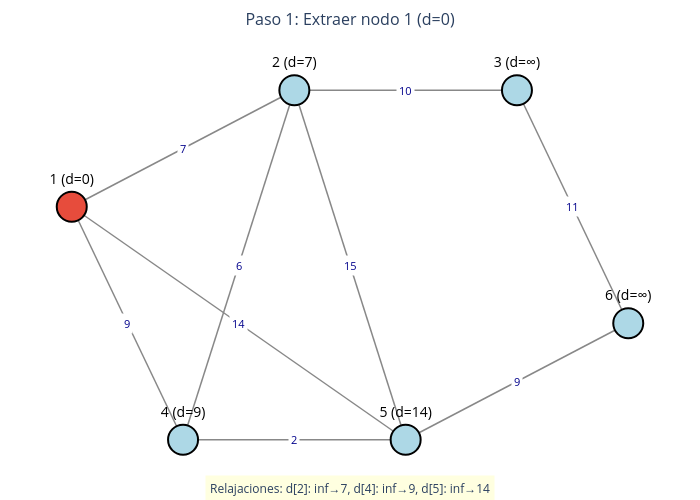
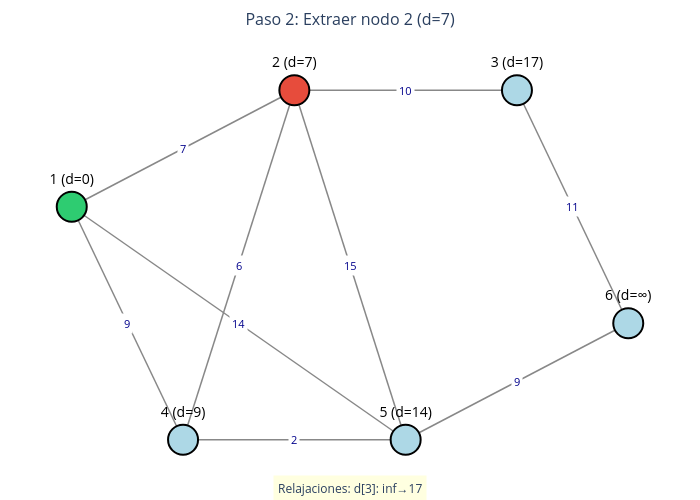
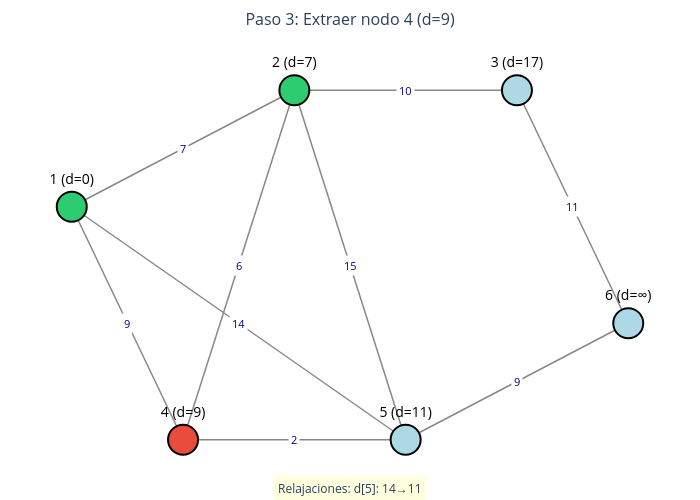
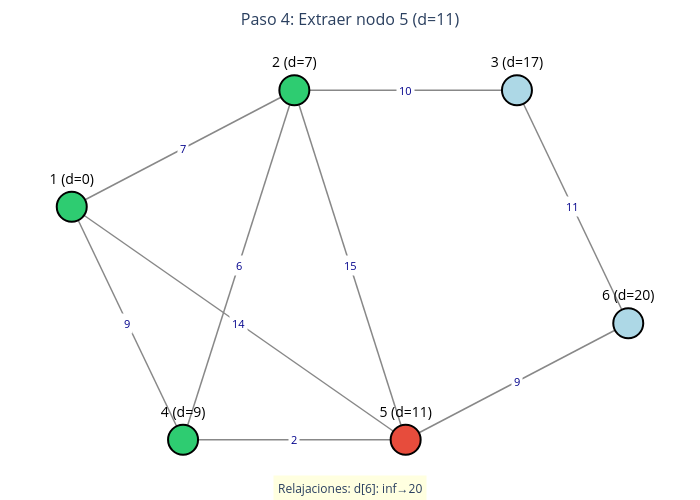

Notebook cell for these charts, in order:
### Markdown cell above
## Visualización paso a paso de Dijkstra

### Code cell
for i, step in enumerate(steps):
    visited = step['visited']
    current = step['node']
    dists = step['distances_after']

    highlight = {}
    for n in G_spp.nodes():
        if n == current:
            highlight[n] = '#e74c3c'
        elif n in visited:
            highlight[n] = '#2ecc71'
        else:
            highlight[n] = 'lightblue'

    labels = {}
    for n in G_spp.nodes():
        d = dists.get(n, float('inf'))
        d_str = str(d) if d != float('inf') else '∞'
        labels[n] = f'{n} (d={d_str})'

    fig_step = plot_graph(
        G_spp, pos_spp,
        title=f'Paso {i+1}: Extraer nodo {current} (d={step["dist"]})',
        highlight_nodes=highlight, node_labels=labels
    )

    relaxations = step['relaxations']
    relax_text = ', '.join(
        [f'd[{v}]: {old}→{new}' for v, old, new in relaxations]
    ) if relaxations else 'Sin relajaciones'

    fig_step.add_annotation(
        x=0.5, y=-0.05, xref='paper', yref='paper',
        text=f'Relajaciones: {relax_text}',
        showarrow=False, font=dict(size=12),
        bgcolor='lightyellow', borderpad=4
    )
    fig_step.show()

### Figure 1 — Plotly figure (JSON) as saved in the notebook; plotly's stock layout.template omitted (floating-point values rounded to 4 significant figures)
{"data": [{"hoverinfo": "none", "line": {"color": "#888", "width": 1.5}, "mode": "lines", "showlegend": false, "type": "scatter", "x": [0, 1, null], "y": [1, 1.5, null]}, {"hoverinfo": "none", "line": {"color": "#888", "width": 1.5}, "mode": "lines", "showlegend": false, "type": "scatter", "x": [0, 0.5, null], "y": [1, 0, null]}, {"hoverinfo": "none", "line": {"color": "#888", "width": 1.5}, "mode": "lines", "showlegend": false, "type": "scatter", "x": [0, 1.5, null], "y": [1, 0, null]}, {"hoverinfo": "none", "line": {"color": "#888", "width": 1.5}, "mode": "lines", "showlegend": false, "type": "scatter", "x": [1, 2, null], "y": [1.5, 1.5, null]}, {"hoverinfo": "none", "line": {"color": "#888", "width": 1.5}, "mode": "lines", "showlegend": false, "type": "scatter", "x": [1, 1.5, null], "y": [1.5, 0, null]}, {"hoverinfo": "none", "line": {"color": "#888", "width": 1.5}, "mode": "lines", "showlegend": false, "type": "scatter", "x": [0.5, 1, null], "y": [0, 1.5, null]}, {"hoverinfo": "none", "line": {"color": "#888", "width": 1.5}, "mode": "lines", "showlegend": false, "type": "scatter", "x": [0.5, 1.5, null], "y": [0, 0, null]}, {"hoverinfo": "none", "line": {"color": "#888", "width": 1.5}, "mode": "lines", "showlegend": false, "type": "scatter", "x": [1.5, 2.5, null], "y": [0, 0.5, null]}, {"hoverinfo": "none", "line": {"color": "#888", "width": 1.5}, "mode": "lines", "showlegend": false, "type": "scatter", "x": [2, 2.5, null], "y": [1.5, 0.5, null]}, {"hoverinfo": "text", "hovertext": ["Nodo 1", "Nodo 2", "Nodo 4", "Nodo 5", "Nodo 3", "Nodo 6"], "marker": {"color": ["#e74c3c", "lightblue", "lightblue", "lightblue", "lightblue", "lightblue"], "line": {"color": "black", "width": 2}, "size": 30}, "mode": "markers+text", "showlegend": false, "text": ["1 (d=0)", "2 (d=7)", "4 (d=9)", "5 (d=14)", "3 (d=∞)", "6 (d=∞)"], "textfont": {"color": "black", "size": 14}, "textposition": "top center", "type": "scatter", "x": [0, 1, 0.5, 1.5, 2, 2.5], "y": [1, 1.5, 0, 0, 1.5, 0.5]}], "layout": {"annotations": [{"bgcolor": "white", "borderpad": 2, "font": {"color": "darkblue", "size": 11}, "showarrow": false, "text": "7", "x": 0.5, "y": 1.25}, {"bgcolor": "white", "borderpad": 2, "font": {"color": "darkblue", "size": 11}, "showarrow": false, "text": "9", "x": 0.25, "y": 0.5}, {"bgcolor": "white", "borderpad": 2, "font": {"color": "darkblue", "size": 11}, "showarrow": false, "text": "14", "x": 0.75, "y": 0.5}, {"bgcolor": "white", "borderpad": 2, "font": {"color": "darkblue", "size": 11}, "showarrow": false, "text": "10", "x": 1.5, "y": 1.5}, {"bgcolor": "white", "borderpad": 2, "font": {"color": "darkblue", "size": 11}, "showarrow": false, "text": "15", "x": 1.25, "y": 0.75}, {"bgcolor": "white", "borderpad": 2, "font": {"color": "darkblue", "size": 11}, "showarrow": false, "text": "6", "x": 0.75, "y": 0.75}, {"bgcolor": "white", "borderpad": 2, "font": {"color": "darkblue", "size": 11}, "showarrow": false, "text": "2", "x": 1, "y": 0}, {"bgcolor": "white", "borderpad": 2, "font": {"color": "darkblue", "size": 11}, "showarrow": false, "text": "9", "x": 2, "y": 0.25}, {"bgcolor": "white", "borderpad": 2, "font": {"color": "darkblue", "size": 11}, "showarrow": false, "text": "11", "x": 2.25, "y": 1}, {"bgcolor": "lightyellow", "borderpad": 4, "font": {"size": 12}, "showarrow": false, "text": "Relajaciones: d[2]: inf→7, d[4]: inf→9, d[5]: inf→14", "x": 0.5, "xref": "paper", "y": -0.05, "yref": "paper"}], "height": 500, "margin": {"b": 20, "l": 20, "r": 20, "t": 50}, "plot_bgcolor": "white", "showlegend": false, "title": {"font": {"size": 16}, "text": "Paso 1: Extraer nodo 1 (d=0)", "x": 0.5}, "width": 700, "xaxis": {"showgrid": false, "showticklabels": false, "zeroline": false}, "yaxis": {"showgrid": false, "showticklabels": false, "zeroline": false}}}

### Figure 2 — Plotly figure (JSON) as saved in the notebook; plotly's stock layout.template omitted (floating-point values rounded to 4 significant figures)
{"data": [{"hoverinfo": "none", "line": {"color": "#888", "width": 1.5}, "mode": "lines", "showlegend": false, "type": "scatter", "x": [0, 1, null], "y": [1, 1.5, null]}, {"hoverinfo": "none", "line": {"color": "#888", "width": 1.5}, "mode": "lines", "showlegend": false, "type": "scatter", "x": [0, 0.5, null], "y": [1, 0, null]}, {"hoverinfo": "none", "line": {"color": "#888", "width": 1.5}, "mode": "lines", "showlegend": false, "type": "scatter", "x": [0, 1.5, null], "y": [1, 0, null]}, {"hoverinfo": "none", "line": {"color": "#888", "width": 1.5}, "mode": "lines", "showlegend": false, "type": "scatter", "x": [1, 2, null], "y": [1.5, 1.5, null]}, {"hoverinfo": "none", "line": {"color": "#888", "width": 1.5}, "mode": "lines", "showlegend": false, "type": "scatter", "x": [1, 1.5, null], "y": [1.5, 0, null]}, {"hoverinfo": "none", "line": {"color": "#888", "width": 1.5}, "mode": "lines", "showlegend": false, "type": "scatter", "x": [0.5, 1, null], "y": [0, 1.5, null]}, {"hoverinfo": "none", "line": {"color": "#888", "width": 1.5}, "mode": "lines", "showlegend": false, "type": "scatter", "x": [0.5, 1.5, null], "y": [0, 0, null]}, {"hoverinfo": "none", "line": {"color": "#888", "width": 1.5}, "mode": "lines", "showlegend": false, "type": "scatter", "x": [1.5, 2.5, null], "y": [0, 0.5, null]}, {"hoverinfo": "none", "line": {"color": "#888", "width": 1.5}, "mode": "lines", "showlegend": false, "type": "scatter", "x": [2, 2.5, null], "y": [1.5, 0.5, null]}, {"hoverinfo": "text", "hovertext": ["Nodo 1", "Nodo 2", "Nodo 4", "Nodo 5", "Nodo 3", "Nodo 6"], "marker": {"color": ["#2ecc71", "#e74c3c", "lightblue", "lightblue", "lightblue", "lightblue"], "line": {"color": "black", "width": 2}, "size": 30}, "mode": "markers+text", "showlegend": false, "text": ["1 (d=0)", "2 (d=7)", "4 (d=9)", "5 (d=14)", "3 (d=17)", "6 (d=∞)"], "textfont": {"color": "black", "size": 14}, "textposition": "top center", "type": "scatter", "x": [0, 1, 0.5, 1.5, 2, 2.5], "y": [1, 1.5, 0, 0, 1.5, 0.5]}], "layout": {"annotations": [{"bgcolor": "white", "borderpad": 2, "font": {"color": "darkblue", "size": 11}, "showarrow": false, "text": "7", "x": 0.5, "y": 1.25}, {"bgcolor": "white", "borderpad": 2, "font": {"color": "darkblue", "size": 11}, "showarrow": false, "text": "9", "x": 0.25, "y": 0.5}, {"bgcolor": "white", "borderpad": 2, "font": {"color": "darkblue", "size": 11}, "showarrow": false, "text": "14", "x": 0.75, "y": 0.5}, {"bgcolor": "white", "borderpad": 2, "font": {"color": "darkblue", "size": 11}, "showarrow": false, "text": "10", "x": 1.5, "y": 1.5}, {"bgcolor": "white", "borderpad": 2, "font": {"color": "darkblue", "size": 11}, "showarrow": false, "text": "15", "x": 1.25, "y": 0.75}, {"bgcolor": "white", "borderpad": 2, "font": {"color": "darkblue", "size": 11}, "showarrow": false, "text": "6", "x": 0.75, "y": 0.75}, {"bgcolor": "white", "borderpad": 2, "font": {"color": "darkblue", "size": 11}, "showarrow": false, "text": "2", "x": 1, "y": 0}, {"bgcolor": "white", "borderpad": 2, "font": {"color": "darkblue", "size": 11}, "showarrow": false, "text": "9", "x": 2, "y": 0.25}, {"bgcolor": "white", "borderpad": 2, "font": {"color": "darkblue", "size": 11}, "showarrow": false, "text": "11", "x": 2.25, "y": 1}, {"bgcolor": "lightyellow", "borderpad": 4, "font": {"size": 12}, "showarrow": false, "text": "Relajaciones: d[3]: inf→17", "x": 0.5, "xref": "paper", "y": -0.05, "yref": "paper"}], "height": 500, "margin": {"b": 20, "l": 20, "r": 20, "t": 50}, "plot_bgcolor": "white", "showlegend": false, "title": {"font": {"size": 16}, "text": "Paso 2: Extraer nodo 2 (d=7)", "x": 0.5}, "width": 700, "xaxis": {"showgrid": false, "showticklabels": false, "zeroline": false}, "yaxis": {"showgrid": false, "showticklabels": false, "zeroline": false}}}

### Figure 3 — Plotly figure (JSON) as saved in the notebook; plotly's stock layout.template omitted (floating-point values rounded to 4 significant figures)
{"data": [{"hoverinfo": "none", "line": {"color": "#888", "width": 1.5}, "mode": "lines", "showlegend": false, "type": "scatter", "x": [0, 1, null], "y": [1, 1.5, null]}, {"hoverinfo": "none", "line": {"color": "#888", "width": 1.5}, "mode": "lines", "showlegend": false, "type": "scatter", "x": [0, 0.5, null], "y": [1, 0, null]}, {"hoverinfo": "none", "line": {"color": "#888", "width": 1.5}, "mode": "lines", "showlegend": false, "type": "scatter", "x": [0, 1.5, null], "y": [1, 0, null]}, {"hoverinfo": "none", "line": {"color": "#888", "width": 1.5}, "mode": "lines", "showlegend": false, "type": "scatter", "x": [1, 2, null], "y": [1.5, 1.5, null]}, {"hoverinfo": "none", "line": {"color": "#888", "width": 1.5}, "mode": "lines", "showlegend": false, "type": "scatter", "x": [1, 1.5, null], "y": [1.5, 0, null]}, {"hoverinfo": "none", "line": {"color": "#888", "width": 1.5}, "mode": "lines", "showlegend": false, "type": "scatter", "x": [0.5, 1, null], "y": [0, 1.5, null]}, {"hoverinfo": "none", "line": {"color": "#888", "width": 1.5}, "mode": "lines", "showlegend": false, "type": "scatter", "x": [0.5, 1.5, null], "y": [0, 0, null]}, {"hoverinfo": "none", "line": {"color": "#888", "width": 1.5}, "mode": "lines", "showlegend": false, "type": "scatter", "x": [1.5, 2.5, null], "y": [0, 0.5, null]}, {"hoverinfo": "none", "line": {"color": "#888", "width": 1.5}, "mode": "lines", "showlegend": false, "type": "scatter", "x": [2, 2.5, null], "y": [1.5, 0.5, null]}, {"hoverinfo": "text", "hovertext": ["Nodo 1", "Nodo 2", "Nodo 4", "Nodo 5", "Nodo 3", "Nodo 6"], "marker": {"color": ["#2ecc71", "#2ecc71", "#e74c3c", "lightblue", "lightblue", "lightblue"], "line": {"color": "black", "width": 2}, "size": 30}, "mode": "markers+text", "showlegend": false, "text": ["1 (d=0)", "2 (d=7)", "4 (d=9)", "5 (d=11)", "3 (d=17)", "6 (d=∞)"], "textfont": {"color": "black", "size": 14}, "textposition": "top center", "type": "scatter", "x": [0, 1, 0.5, 1.5, 2, 2.5], "y": [1, 1.5, 0, 0, 1.5, 0.5]}], "layout": {"annotations": [{"bgcolor": "white", "borderpad": 2, "font": {"color": "darkblue", "size": 11}, "showarrow": false, "text": "7", "x": 0.5, "y": 1.25}, {"bgcolor": "white", "borderpad": 2, "font": {"color": "darkblue", "size": 11}, "showarrow": false, "text": "9", "x": 0.25, "y": 0.5}, {"bgcolor": "white", "borderpad": 2, "font": {"color": "darkblue", "size": 11}, "showarrow": false, "text": "14", "x": 0.75, "y": 0.5}, {"bgcolor": "white", "borderpad": 2, "font": {"color": "darkblue", "size": 11}, "showarrow": false, "text": "10", "x": 1.5, "y": 1.5}, {"bgcolor": "white", "borderpad": 2, "font": {"color": "darkblue", "size": 11}, "showarrow": false, "text": "15", "x": 1.25, "y": 0.75}, {"bgcolor": "white", "borderpad": 2, "font": {"color": "darkblue", "size": 11}, "showarrow": false, "text": "6", "x": 0.75, "y": 0.75}, {"bgcolor": "white", "borderpad": 2, "font": {"color": "darkblue", "size": 11}, "showarrow": false, "text": "2", "x": 1, "y": 0}, {"bgcolor": "white", "borderpad": 2, "font": {"color": "darkblue", "size": 11}, "showarrow": false, "text": "9", "x": 2, "y": 0.25}, {"bgcolor": "white", "borderpad": 2, "font": {"color": "darkblue", "size": 11}, "showarrow": false, "text": "11", "x": 2.25, "y": 1}, {"bgcolor": "lightyellow", "borderpad": 4, "font": {"size": 12}, "showarrow": false, "text": "Relajaciones: d[5]: 14→11", "x": 0.5, "xref": "paper", "y": -0.05, "yref": "paper"}], "height": 500, "margin": {"b": 20, "l": 20, "r": 20, "t": 50}, "plot_bgcolor": "white", "showlegend": false, "title": {"font": {"size": 16}, "text": "Paso 3: Extraer nodo 4 (d=9)", "x": 0.5}, "width": 700, "xaxis": {"showgrid": false, "showticklabels": false, "zeroline": false}, "yaxis": {"showgrid": false, "showticklabels": false, "zeroline": false}}}

### Figure 4 — Plotly figure (JSON) as saved in the notebook; plotly's stock layout.template omitted (floating-point values rounded to 4 significant figures)
{"data": [{"hoverinfo": "none", "line": {"color": "#888", "width": 1.5}, "mode": "lines", "showlegend": false, "type": "scatter", "x": [0, 1, null], "y": [1, 1.5, null]}, {"hoverinfo": "none", "line": {"color": "#888", "width": 1.5}, "mode": "lines", "showlegend": false, "type": "scatter", "x": [0, 0.5, null], "y": [1, 0, null]}, {"hoverinfo": "none", "line": {"color": "#888", "width": 1.5}, "mode": "lines", "showlegend": false, "type": "scatter", "x": [0, 1.5, null], "y": [1, 0, null]}, {"hoverinfo": "none", "line": {"color": "#888", "width": 1.5}, "mode": "lines", "showlegend": false, "type": "scatter", "x": [1, 2, null], "y": [1.5, 1.5, null]}, {"hoverinfo": "none", "line": {"color": "#888", "width": 1.5}, "mode": "lines", "showlegend": false, "type": "scatter", "x": [1, 1.5, null], "y": [1.5, 0, null]}, {"hoverinfo": "none", "line": {"color": "#888", "width": 1.5}, "mode": "lines", "showlegend": false, "type": "scatter", "x": [0.5, 1, null], "y": [0, 1.5, null]}, {"hoverinfo": "none", "line": {"color": "#888", "width": 1.5}, "mode": "lines", "showlegend": false, "type": "scatter", "x": [0.5, 1.5, null], "y": [0, 0, null]}, {"hoverinfo": "none", "line": {"color": "#888", "width": 1.5}, "mode": "lines", "showlegend": false, "type": "scatter", "x": [1.5, 2.5, null], "y": [0, 0.5, null]}, {"hoverinfo": "none", "line": {"color": "#888", "width": 1.5}, "mode": "lines", "showlegend": false, "type": "scatter", "x": [2, 2.5, null], "y": [1.5, 0.5, null]}, {"hoverinfo": "text", "hovertext": ["Nodo 1", "Nodo 2", "Nodo 4", "Nodo 5", "Nodo 3", "Nodo 6"], "marker": {"color": ["#2ecc71", "#2ecc71", "#2ecc71", "#e74c3c", "lightblue", "lightblue"], "line": {"color": "black", "width": 2}, "size": 30}, "mode": "markers+text", "showlegend": false, "text": ["1 (d=0)", "2 (d=7)", "4 (d=9)", "5 (d=11)", "3 (d=17)", "6 (d=20)"], "textfont": {"color": "black", "size": 14}, "textposition": "top center", "type": "scatter", "x": [0, 1, 0.5, 1.5, 2, 2.5], "y": [1, 1.5, 0, 0, 1.5, 0.5]}], "layout": {"annotations": [{"bgcolor": "white", "borderpad": 2, "font": {"color": "darkblue", "size": 11}, "showarrow": false, "text": "7", "x": 0.5, "y": 1.25}, {"bgcolor": "white", "borderpad": 2, "font": {"color": "darkblue", "size": 11}, "showarrow": false, "text": "9", "x": 0.25, "y": 0.5}, {"bgcolor": "white", "borderpad": 2, "font": {"color": "darkblue", "size": 11}, "showarrow": false, "text": "14", "x": 0.75, "y": 0.5}, {"bgcolor": "white", "borderpad": 2, "font": {"color": "darkblue", "size": 11}, "showarrow": false, "text": "10", "x": 1.5, "y": 1.5}, {"bgcolor": "white", "borderpad": 2, "font": {"color": "darkblue", "size": 11}, "showarrow": false, "text": "15", "x": 1.25, "y": 0.75}, {"bgcolor": "white", "borderpad": 2, "font": {"color": "darkblue", "size": 11}, "showarrow": false, "text": "6", "x": 0.75, "y": 0.75}, {"bgcolor": "white", "borderpad": 2, "font": {"color": "darkblue", "size": 11}, "showarrow": false, "text": "2", "x": 1, "y": 0}, {"bgcolor": "white", "borderpad": 2, "font": {"color": "darkblue", "size": 11}, "showarrow": false, "text": "9", "x": 2, "y": 0.25}, {"bgcolor": "white", "borderpad": 2, "font": {"color": "darkblue", "size": 11}, "showarrow": false, "text": "11", "x": 2.25, "y": 1}, {"bgcolor": "lightyellow", "borderpad": 4, "font": {"size": 12}, "showarrow": false, "text": "Relajaciones: d[6]: inf→20", "x": 0.5, "xref": "paper", "y": -0.05, "yref": "paper"}], "height": 500, "margin": {"b": 20, "l": 20, "r": 20, "t": 50}, "plot_bgcolor": "white", "showlegend": false, "title": {"font": {"size": 16}, "text": "Paso 4: Extraer nodo 5 (d=11)", "x": 0.5}, "width": 700, "xaxis": {"showgrid": false, "showticklabels": false, "zeroline": false}, "yaxis": {"showgrid": false, "showticklabels": false, "zeroline": false}}}
